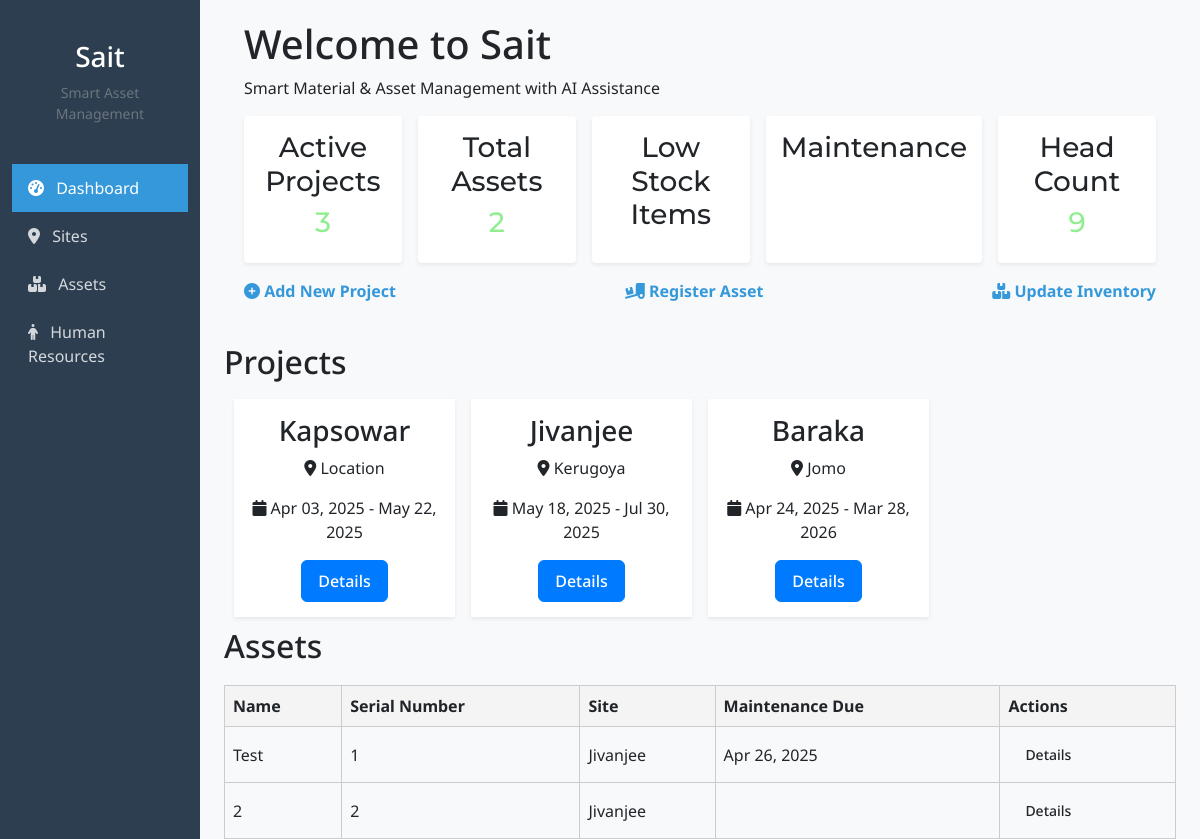
Page /dashboard/ (signed in) on the earlier database version.
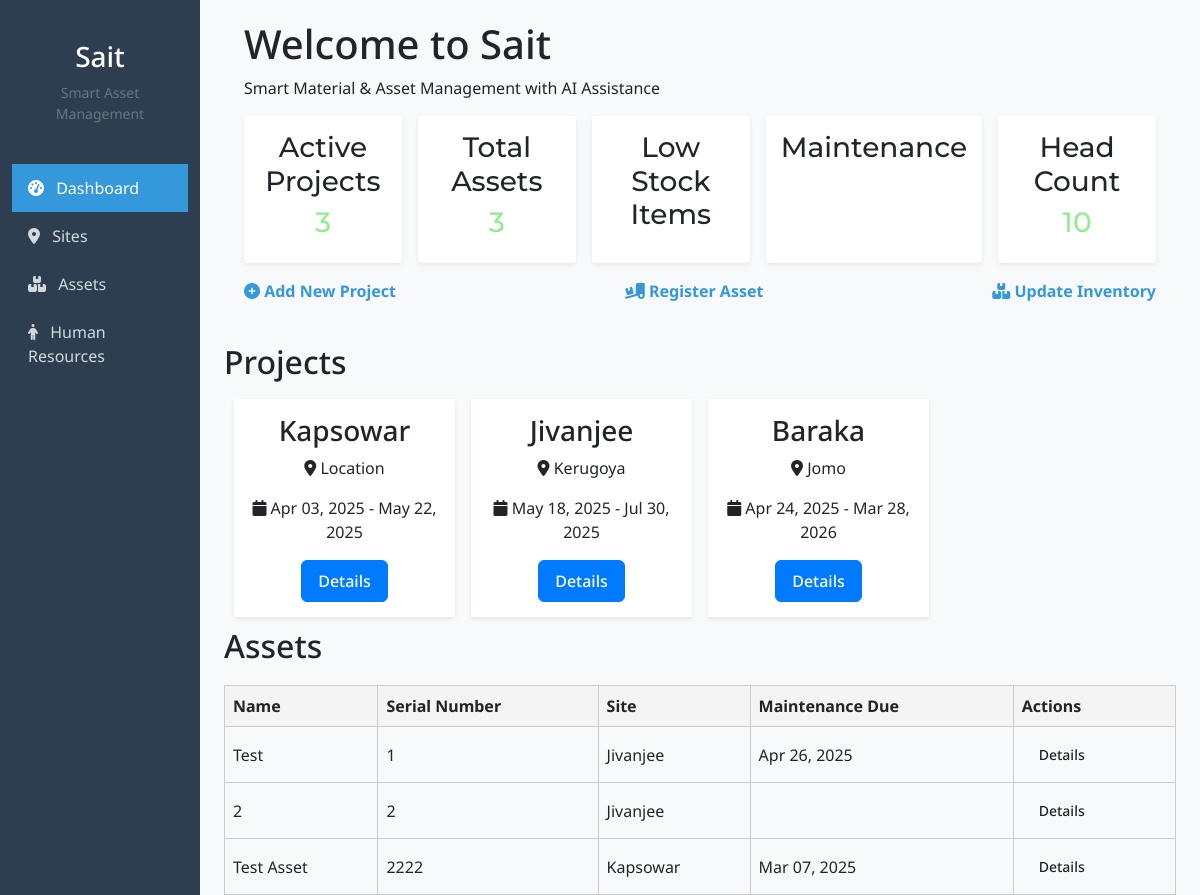
Same page on the later database version.
### foreman/models.py (models this page shows, shortened)
class Site(models.Model):
    name = models.CharField(max_length=100)
    location = models.CharField(max_length=100)
    start_date = models.DateField()
    end_date = models.DateField()
    owner = models.ForeignKey(User, on_delete=models.CASCADE, related_name='sites',null=True, blank=True)

class Asset(models.Model):
    asset_types = [
        ('equipment', 'Equipment'),
        ('material', 'Material'),
    ]
    site = models.ForeignKey(Site, on_delete=models.CASCADE, related_name='assets')
    name = models.CharField(max_length=100)
    type = models.CharField(max_length=100, choices=asset_types, default='equipment')
    units = models.CharField(max_length=100)
    serial_number = models.CharField(max_length=50, blank=True, null=True)  # for equipment
    quantity_in_stock = models.IntegerField(default=0)  # for material
    cost_per_unit = models.DecimalField(max_digits=10, decimal_places=2)
    maintenance_date = models.DateField(blank=True, null=True)
    assignment_date = models.DateField()
    discription = models.TextField(blank=True)
    owner = models.ForeignKey(User, on_delete=models.CASCADE, related_name='assets',null=True, blank=True)

### foreman/views.py (the view)
# urls.py: path('dashboard/', views.dashboard, name='dashboard'),
@login_required
def dashboard(request):
    sites= Site.objects.filter(owner=request.user)
    assets = Asset.objects.filter(owner=request.user)
    human_resources = Human_resource.objects.filter(owner=request.user)
    return render(request, "dashboard.html", {"sites": sites,
                                              "assets": assets,
                                              "human_resources": human_resources})

### foreman/templates/dashboard.html (shortened to what the changed rows need)
{% extends '_base.html' %}
{% load static %}
{% block content %}
<div class="dashboard-container">
    <div class="dashboard-header">
        <h1>Welcome to Sait</h1>
        <div class="stats">
            <div class="stat">
                <h3>Total Assets</h3>
                <h3 class="stat-number" style="color:lightgreen; font:1rem;" >{{ assets.count }}</h3>
            </div>
            <div class="stat">
                <h3>Head Count</h3>
                <h3 class="stat-number" style="color:lightgreen; font:1rem;" >{{ human_resources.count }}</h3>
            </div>
        </div>
    </div>
    </div>
</div>
    <div class="dashboard-content">
        <div class="dashboard-section">
            <div class="section-header">
                <h2>Projects</h2>
            </div>
            <div class="sites-grid">
                {% for site in sites %}
                <div class="site-card">
                    <h3>{{ site.name }}</h3>
                    <p><i class="fas fa-map-marker-alt"></i> {{ site.location }}</p>
                    <p><i class="fas fa-calendar"></i> {{ site.start_date|date:"M d, Y" }} - {{ site.end_date|date:"M d, Y" }}</p>
                    <div class="site-actions">
                        <a href="{% url 'site_detail' site.id %}" class="btn btn-primary">Details</a>
                    </div>
                </div>
                {% empty %}
                <p>No sites available. <a href="{% url "site_create" %}">Add a site</a></p>
                {% endfor %}
            </div>
        </div>
        <div class="dashboard-section">
            <div class="section-header">
                <h2>Assets</h2>
            </div>
            <div id="equipment" class="tab-content active">
                <table class="dashboard-table">
                    <thead>
                        <tr>
                            <th>Name</th>
                            <th>Serial Number</th>
                            <th>Site</th>
                            <th>Maintenance Due</th>
                            <th>Actions</th>
                        </tr>
                    </thead>
                    <tbody>
                        {% for asset in assets %}
                        <tr>
                            <td>{{ asset.name }}</td>
                            <td>{{ asset.serial_number }}</td>
                            <td>{{ asset.site.name }}</td>
                            <td class="{% if asset.maintenance_date|date:'Y-m-d' < today %}overdue{% endif %}">
                                {{ asset.maintenance_date|date:"M d, Y" }}
                            </td>
                            <td>
                                <a href="{% url 'asset_detail' asset.id %}" class="btn btn-sm">Details</a>
                            </td>
                        </tr>
                        {% empty %}
                        <tr>
                            <td colspan="5">No  assets available.</td>
                        </tr>
                        {% endfor %}
                    </tbody>
                </table>
            </div>
        </div>
{% endblock %}

Differences in the rows shown:
added Asset: name "Test Asset", serial_number "2222", site.name "Kapsowar", maintenance_date "Mar 07, 2025"
Other differences:
{{ assets.count }}: "2" → "3"
{{ human_resources.count }}: "9" → "10"
